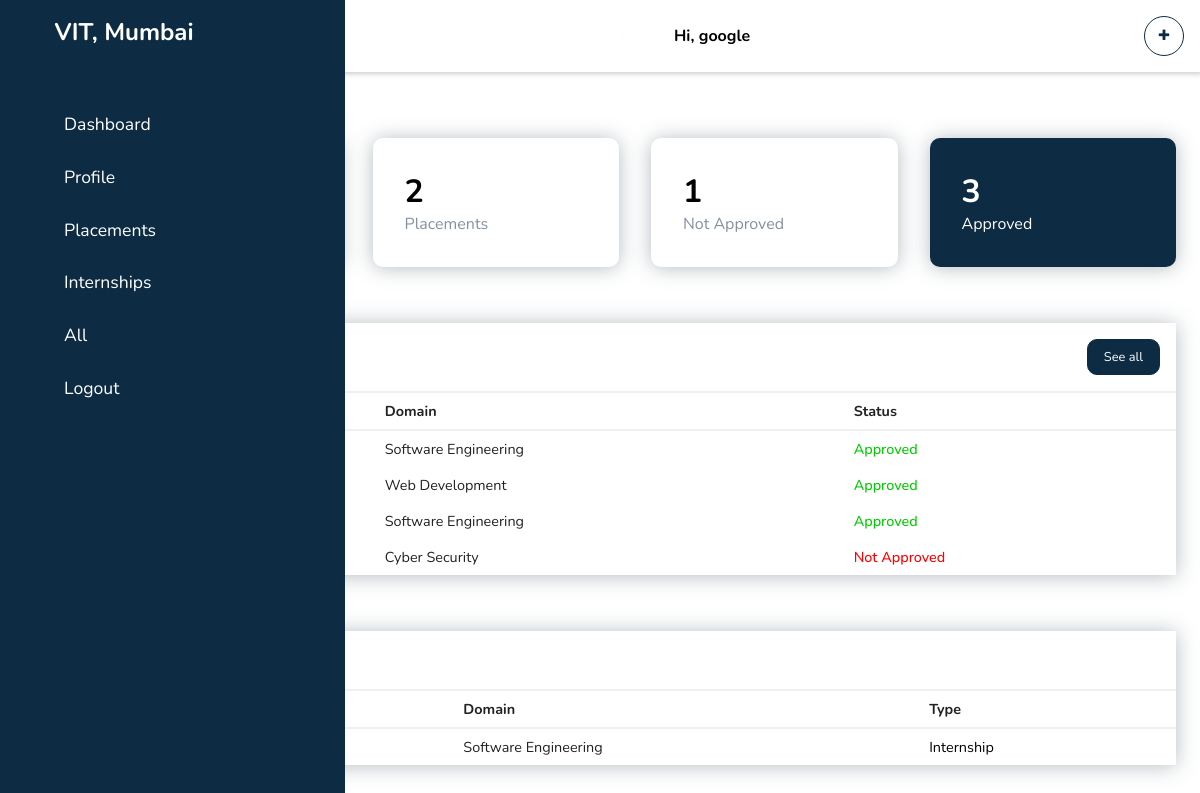
Before: /dashboard/comdashboard (signed in) with the older database file.
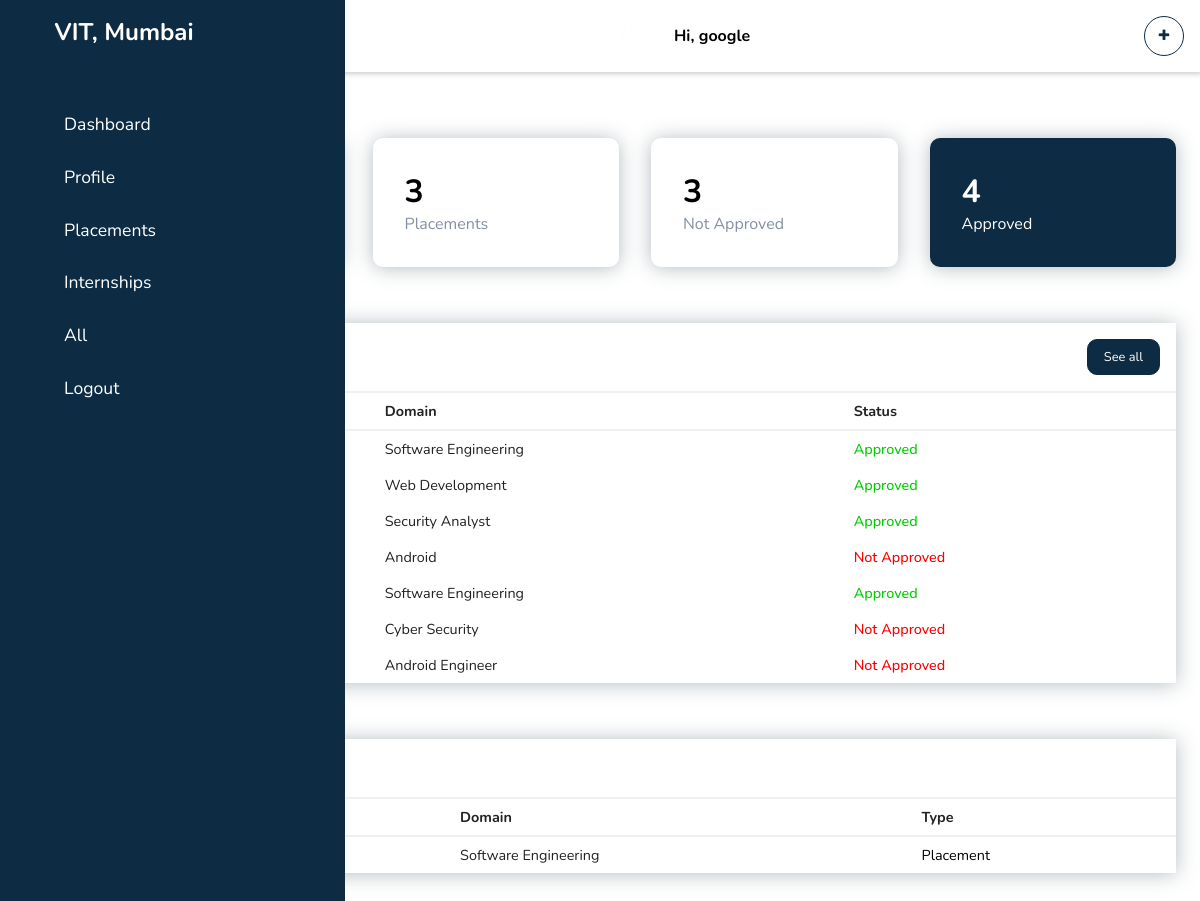
After: the same page with the newer database file.
### dashboard/models.py (models this page shows, shortened)
class placementInfo(models.Model):
    company_username = models.ForeignKey(
        companyUser, default=None, on_delete=models.CASCADE)
    company_name = models.CharField(default='', max_length=255)
    package = models.CharField(default='', max_length=255)
    domain = models.CharField(max_length=255, default='')
    cgpa_req = models.FloatField(default=0)
    backlog = models.IntegerField(default=0)
    comimg = models.ImageField(upload_to='Images/')
    company_email = models.EmailField()
    company_phone = models.CharField(max_length=13)
    company_website = models.URLField(default='')
    regform_link = models.URLField(
        default='https://forms.gle/VNgHt2XeRaDn65Wv6')
    status = models.BooleanField(default=False)
    @staticmethod
    def placement_by_id(ids):
        if ids:
            return placementInfo.objects.filter(company_username=ids)
        else:
            return placementInfo.objects.all()
    def __str__(self):
        return str(self.id)

class internshipInfo(models.Model):
    company_username = models.ForeignKey(
        companyUser, default=None, on_delete=models.CASCADE)
    company_name = models.CharField(default='', max_length=255)
    stipend = models.CharField(default='', max_length=255)
    domain = models.CharField(max_length=255, default='')
    cgpa_req = models.FloatField(default=0)
    workduration = models.IntegerField(default=0)
    modeofwork = models.CharField(default='', max_length=255)
    comimg = models.ImageField(upload_to='Images/')
    company_email = models.EmailField()
    company_phone = models.CharField(max_length=13)
    company_website = models.URLField(default='')
    regform_link = models.URLField(
        default='https://forms.gle/VNgHt2XeRaDn65Wv6')
    status = models.BooleanField(default=False)
    def __str__(self):
        return str(self.id)
    @staticmethod
    def internship_by_id(ids):
        if ids:
            return internshipInfo.objects.filter(company_username=ids)
        else:
            return internshipInfo.objects.all()

class Student_internship(models.Model):
    student_username = models.ForeignKey(
        studentUser, default=None, on_delete=models.CASCADE)
    internship_id = models.ForeignKey(
        internshipInfo, default=None, on_delete=models.CASCADE)
    status = models.BooleanField(default=False)
    pending = models.BooleanField(default=False)

class Student_placement(models.Model):
    student_username = models.ForeignKey(
        studentUser, default=None, on_delete=models.CASCADE)
    placement_id = models.ForeignKey(
        placementInfo, default=None, on_delete=models.CASCADE)
    status = models.BooleanField(default=False)
    pending = models.BooleanField(default=False)

### dashboard/views.py (the view)
# urls.py: path('comdashboard', views.comdashboard),
@login_required(login_url="/comsignin")
def comdashboard(request):
    suser = studentUser.objects.all()
    cuser = companyUser.objects.all()
    id = companyUser.objects.only('id').get(username=request.user.username).id
    iObj = internshipInfo.internship_by_id(id)
    pObj = placementInfo.placement_by_id(id)
    studentIntern = []
    studentPlace = []
    for i in iObj:
        siObj = Student_internship.objects.filter(
            internship_id=i, status=True, pending=True)
        if siObj.exists():
            studentIntern.append(siObj)
    for i in pObj:
        spObj = Student_placement.objects.filter(
            placement_id=i, status=True, pending=True)
        if spObj.exists():
            studentPlace.append(spObj)
    return render(request, 'comdashboard.html', {'suser': suser, 'cuser': cuser, 'pObj': pObj, 'iObj': iObj, 'studentIntern': studentIntern, 'studentPlace': studentPlace})

### dashboard/templatetags/student.py (called while the page is built)
@register.filter(name="complacementcount")
def complacementcount(user, pObj):
    return len(pObj)

@register.filter(name="cominternshipcount")
def cominternshipcount(user, iObj):
    return len(iObj)

@register.filter(name="notapprovecom")
def notapprovecom(iObj, pObj):
    c = 0
    for p in pObj:
        if not p.status:
            c += 1
    for i in iObj:
        if not i.status:
            c += 1
    return c

@register.filter(name="approvecom")
def approvecom(iObj, pObj):
    c = 0
    for p in pObj:
        if p.status:
            c += 1
    for i in iObj:
        if i.status:
            c += 1
    return c

@register.filter(name="getStudentName")
def getStudentName(student_username, user):
    sObj = studentUser.objects.all()
    for s in sObj:
        if s == student_username:
            return s.yourname

@register.filter(name="getInternDomainName")
def getInternDomainName(id, user):
    ciObj = internshipInfo.objects.all()
    for c in ciObj:
        if c == id:
            return c.domain

@register.filter(name="getPlaceDomainName")
def getPlaceDomainName(id, user):
    cpObj = placementInfo.objects.all()
    for c in cpObj:
        if c == id:
            return c.domain

### templates/html/comdashboard.html (shortened to what the changed rows need)
{% extends "base.html" %} {% load static %} {% load student %}
    {% block content %}
    <div class="main-content">
      <main id="dashboard">
        <div class="cards">
          <div class="card-single">
            <div>
              <h1>{{ user|cominternshipcount:iObj }}</h1>
            </div>
          </div>
          <div class="card-single">
            <div>
              <h1>{{ user|complacementcount:pObj }}</h1>
              <span>Placements</span>
            </div>
          </div>
          <div class="card-single">
            <div>
              <h1>{{ iObj|notapprovecom:pObj }}</h1>
              <span>Not Approved</span>
            </div>
          </div>
          <div class="card-single">
            <div>
              <h1>{{ iObj|approvecom:pObj }}</h1>
              <span>Approved</span>
            </div>
          </div>
        </div>
        <div class="recent-grid">
          <div class="projects">
            <div class="card">
              <div class="card-body">
                <div class="table-responsive">
                  <table width="100%">
                    <thead>
                      <tr>
                        <td>Type</td>
                        <td>Domain</td>
                        <td>Status</td>
                      </tr>
                    </thead>
                    <tbody>
                      {% for i in iObj %}
                      <tr>
                        <td><a href="/dashboard/cominternship#{{ i.id }}" style="text-decoration: none; color: black">Internship</td>
                        <td>{{i.domain}}</td>
                        {% if i.status %}
                        <td>
                          <span class="green"> Approved </span>
                        </td>
                        {% else %}
                        <td>
                          <span class="red"> Not Approved </span>
                        </td>
                        {% endif %}
                      </tr>
                      {% endfor %} {% for p in pObj %}
                      <tr>
                        <td><a href="/dashboard/complacement#{{ p.id }}" style="text-decoration: none; color: black">Placement</td>
                        <td>{{p.domain}}</td>
                        {% if p.status %}
                        <td>
                          <span class="green"> Approved </span>
                        </td>
                        {% else %}
                        <td>
                          <span class="red"> Not Approved </span>
                        </td>
                        {% endif %}
                      </tr>
                      {% endfor %}
                    </tbody>
                  </table>
                </div>
              </div>
            </div>
          </div>
        </div>
        <div class="recent-grid">
          <div class="projects">
            <div class="card">
              <div class="card-body">
                <div class="table-responsive">
                  <table width="100%">
                    <thead>
                      <tr>
                        <td>Name</td>
                        <td>Domain</td>
                        <td>Type</td>
                      </tr>
                    </thead>
                    <tbody>
                      {% for item in studentIntern %}
                      {% for querySet in item %}
                      <tr>
                        <td>{{ querySet.student_username|getStudentName:suser }}</td>
                          <td>{{ querySet.internship_id|getInternDomainName:suser }}</td>
                        <td><a href="/dashboard/cominternship#{{ querySet.internship_id }}" style="text-decoration: none; color: black">Internship</td>
                      </tr>
                      {% endfor %}
                      {% endfor %}
                      {% for item in studentPlace %}
                      {% for querySet in item %}
                      <tr>
                        <td>{{ querySet.student_username|getStudentName:suser }}</td>
                        <td>{{ querySet.placement_id|getPlaceDomainName:suser }}</td>
                        <td><a href="/dashboard/complacement#{{ querySet.placement_id }}" style="text-decoration: none; color: black">Placement</td>
                      </tr>
                      {% endfor %}
                      {% endfor %}
                    </tbody>
                  </table>
                </div>
              </div>
            </div>
          </div>
        </div>
      </main>
    </div>
    {% endblock %}

Changed rows visible on the page:
removed Student_internship: internship_id|getInternDomainName "Software Engineering"
computed for placementInfo "Software Engineering": status.status "1" → "3"; status.status "3" → "4"
added internshipInfo: domain "Security Analyst", shows "Approved"
added internshipInfo: domain "Android", shows "Not Approved"
added placementInfo: domain "Android Engineer", shows "Not Approved"
added Student_placement: placement_id|getPlaceDomainName "Software Engineering"
Other visible differences:
{{ user|complacementcount:pObj }}: "2" → "3"
